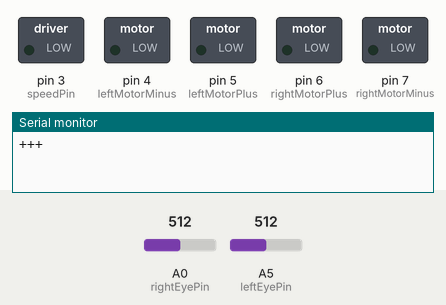
The sketch below on a simulated Arduino Uno, built with avr-gcc and run on an emulated ATmega328P. Parts: switched loads named in the sketch (green lamp = pin HIGH), the last lines printed to the serial monitor. The test bench sets the inputs (shaded band); at power-on: A0 (rightEyePin) = 512, A5 (leftEyePin) = 512.

Above: at 0.1 s.
At 2.7 s:
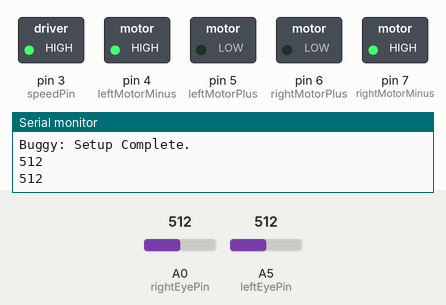
Timing chart, 0 to 4.2 s (numbered marks = the images above):
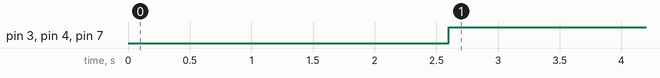

Measured:
- by itself, pin 3 (speedPin), pin 4 (leftMotorMinus), pin 7 (rightMotorMinus): LOW → HIGH at 2.6 s

The sketch:

test.ino
```cpp
#define speedPin 3//H-bridge setup is probably more complex than this.
#define leftEyePin A5
#define rightEyePin A0
#define leftMotorMinus 4
#define leftMotorPlus 5
#define rightMotorPlus 6
#define rightMotorMinus 7
String inputString = "";
bool stringComplete, start;

const float K_d = 100, K_p = 1, setPoint; //K_p < K_d the derivative term must be large to have a significant influence
int maxMotorSpeed = 255, baseSpeed = 200;

unsigned long previousPingTime;
const short pingInterval = 400;
const short minimumDistance = 15; //Determines how close an object must be to stop the buggy
bool objectDetected;

void setup() {

    pinMode(leftEyePin, INPUT);
  pinMode(rightEyePin, INPUT);
    pinMode(leftMotorMinus, OUTPUT);
  pinMode(leftMotorPlus, OUTPUT);
  pinMode(rightMotorMinus, OUTPUT);
  pinMode(rightMotorPlus, OUTPUT);
  pinMode(speedPin, OUTPUT);

  Serial.begin(9600); // initiate serial commubnication at 9600 baud rate
  Serial.print("+++"); //Enter xbee AT commenad mode, NB no carriage return here
  delay(1500);  // Guard time
  Serial.println("ATID 3311, CH C, CN"); // PAN ID 3311
  delay(1100);
  while(Serial.read() != -1) {}; // get rid of OK
    inputString.reserve(200);

  //Send status to monitoring program
  Serial.println("Buggy: Setup Complete.");
  stringComplete = false;
  start = false;
}

void loop() {
    unsigned long currentTime = millis(); //Update the time variable with the current time
    if (currentTime - previousPingTime >= pingInterval){
      previousPingTime = currentTime;
     // Serial.println(readSensors() - 500);
        getSensorValue();
    }
    analogWrite(speedPin, 255);

    //digitalWrite(rightMotorPlus, LOW);
   // analogWrite(rightMotorMinus, 255);
   // digitalWrite(leftMotorMinus, 255);
   // analogWrite(leftMotorPlus, HIGH);

      analogWrite(leftMotorMinus, 255);
      digitalWrite(leftMotorPlus, LOW);

            analogWrite(rightMotorMinus, 255);
      digitalWrite(rightMotorPlus, LOW);

  /*  bool rightForward = false;

    if (rightForward){
      digitalWrite(rightMotorMinus, LOW);
      analogWrite(rightMotorPlus, 255);
    }
    else {

      analogWrite(rightMotorMinus, 255);
      digitalWrite(rightMotorPlus, LOW);
    }
    */


}


void serialEvent() {
  while (Serial.available()) {
    char inChar = (char)Serial.read();

    inputString += inChar;

    if (inChar == '\n') {
      stringComplete = true;
  }

  }

}


int getSensorValue(){
  int leftEye = floor(analogRead(leftEyePin));
  int rightEye = floor(analogRead(rightEyePin));

  Serial.println(leftEye);
  Serial.println(rightEye);
  Serial.print("\n");

  int error;

 /*  if (leftEye > 950 && rightEye > 950){//if both eyes see black the buggy is no longer following the line. Should probably do something more sophisticated here
    start = false;

    return 0; //Bad practice to have a condition that leads to nothing being returned
  }
  else*/if (leftEye <= 650/50 && rightEye >= 650/50) //Buggy is positioned with the left eye on the edge of white and the right on black
    error = -(leftEye + rightEye);
  else if (leftEye >= 650/50 && rightEye <= 650/50) //Buggy is positioned with the right eye on the edge of white and the left on black
    error = (leftEye + rightEye);
  else
    error = (leftEye - rightEye);//Buggy is positioned with both eyes on white
  //Might be worth adding if (error > X) baseSpeed = corneringSpeed;

 /* if (leftEye > 50 || rightEye > 50{
    if (leftEye > rightEye)
      error = leftEye;
    else
      error = -rightEye;

  }
  else
    error = 0;
*/
  //if (error < 50 && error > -50)
  //  error = 0;
  /*Explanation:
   * In theory (leftEye - rightEye) should work for binary situations where one eye sees white and the other sees black.
   * E.g: leftEye = 30, rightEye = 1030, => output = -1000
   * However, when the buggy drifts further and one of the eyes is above the edge of white and the other is on black this approach fails because
   * the error now decreases instead of increasing.
   * E.g: leftEye = 530, rigtEye = 1030, => output = -500, Even thought the positioning is worse
   * The if statements above fix this by changing the output to 1560 for the example above.
   */

   return error;
  /*Explanation:
   * In theory (leftEye - rightEye) should work for binary situations where one eye sees white and the other sees black.
   * E.g: leftEye = 30, rightEye = 1030, => output = -1000
   * However, when the buggy drifts further and one of the eyes is above the edge of white and the other is on black this approach fails because
   * the error now decreases instead of increasing.
   * E.g: leftEye = 530, rigtEye = 1030, => output = -500, Even thought the positioning is worse
   * The if statements above fix this by changing the output to 1560 for the example above.
   */

}

//This function combines the output of the two eyes into a value which can be used to determine the buggy's position
int readSensors(){
  //Read and store the current output of both eyes
  int rightEye = analogRead(rightEyePin);
  int leftEye = analogRead(leftEyePin);
  int output;
  //Negative on the right, positive on the left

  /*This method uses both eyes to determine the position of the buggy but only one eye is used to measure the error.
   * By using a setpoint which tries to keep the eye on the edge of black and white the 'deadzone' in the measurment is reduced.
   * Ideally this method should keep the right eye above the edge of the line at all times. This means that any small
   * movement will result in the eye crossing the line and will have an instantaneous effect on the error. However,
   * this method is limited because it cannot effectively determine the position of the buggy. By using the second eye to
   * verify measuremens fromt first eye, this method is made more reliable.
   */
  //If the left eye is above white
  //Buggy is on the right side of the line
  if (leftEye < 100){
    output = rightEye;
  }
  else if (leftEye > 500 && rightEye < 500) //If the buggy moves enough for the right eye to pass beyond white then the error should still be treated as if the right eye is seeing white
    //This condition is also true if the buggy
    output = 35;

  return output;


}
```
